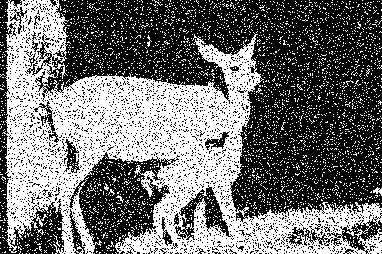
#> input picture Aula_12/img2.png, 382 x 254 px, found by its file name
$ python 1.b.py
#> lines starting #> are read from the running program, lines starting #| are printed output that depends on the picture; after the words box and inside, x2 and y2 are one past the last pixel; in counts of white or black regions, pixels touching at a corner belong together
import cv2
import numpy as np
import matplotlib.pyplot as plt

input_directory = "Aula_12/img2.png"
image = cv2.imread(input_directory, cv2.IMREAD_GRAYSCALE)
#> image: shape (254, 382); 43.9% white; 3669 white regions (3663 under 20 px), largest, box (x1, y1, x2, y2) and area: (2, 0, 382, 254) 35852, (36, 214, 48, 227) 48, (373, 187, 382, 196) 42, (147, 35, 152, 47) 23, (104, 183, 109, 191) 21, (116, 195, 124, 203) 21

elemento_estruturante = np.array([[0, 1, 0], [1, 1, 1], [0, 1, 0],], dtype=np.uint8)

erosion = cv2.erode(image, elemento_estruturante, iterations=1)
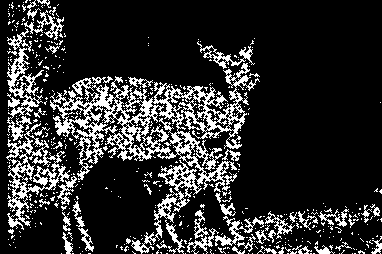
#> erosion: shape (254, 382); 18% white in thin lines or dots

dilation = cv2.dilate(image, elemento_estruturante, iterations=1)
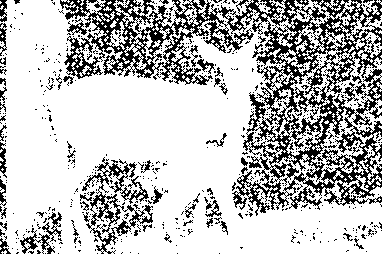
#> dilation: shape (254, 382); 73.7% white; black in thin lines or dots

closing = cv2.morphologyEx(image, cv2.MORPH_CLOSE, elemento_estruturante)
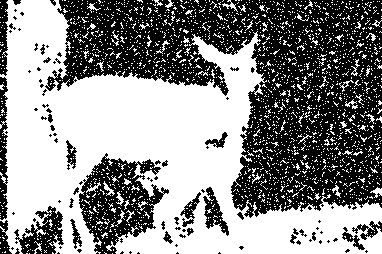
#> closing: shape (254, 382); 54% white; 98 black regions (66 under 20 px), largest, box (x1, y1, x2, y2) and area: (45, 0, 382, 218) 35122, (79, 153, 169, 254) 4302, (14, 206, 64, 254) 1136

plt.figure(figsize=(12, 4))

plt.subplot(1, 4, 1)
plt.imshow(image, cmap='gray')
plt.title('Original')
plt.axis('off')

plt.subplot(1, 4, 2)
plt.imshow(erosion, cmap='gray')
plt.title('Erosão')
plt.axis('off')

plt.subplot(1, 4, 3)
plt.imshow(dilation, cmap='gray')
plt.title('Dilatação')
plt.axis('off')

plt.subplot(1, 4, 4)
plt.imshow(closing, cmap='gray')
plt.title('Fechamento')
plt.axis('off')
plt.show()
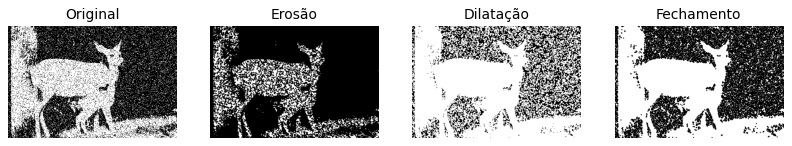
#> figure drawn by matplotlib, 4 panels
